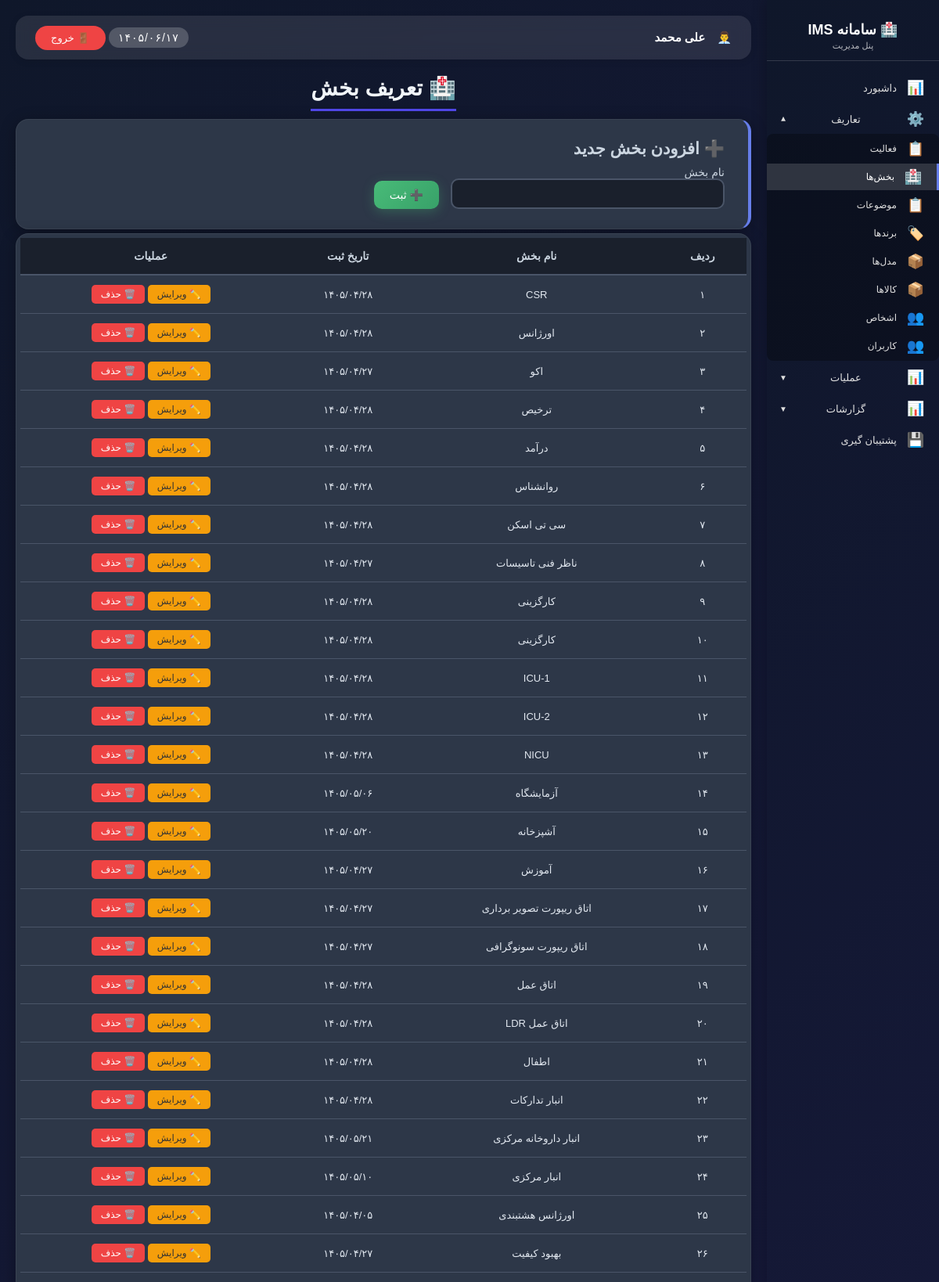
Screenshot of /admin_departments.php (signed in, upper part) with the database file from the repository.
### tables this page shows
CREATE TABLE `departments` (
  `id` int(11) NOT NULL AUTO_INCREMENT,
  `name` varchar(100) NOT NULL,
  `status` enum('active','inactive') DEFAULT 'active',
  `created_at` varchar(50) DEFAULT NULL,
  PRIMARY KEY (`id`)
);

### assets/jdf.php (called while the page is built, shortened)
<?php
function gregorian_to_jalali($g_y, $g_m, $g_d)
{
    $g_days_in_month = array(31, 28, 31, 30, 31, 30, 31, 31, 30, 31, 30, 31);
    $j_days_in_month = array(31, 31, 31, 31, 31, 31, 30, 30, 30, 30, 30, 29);
    $gy = $g_y - 1600;
    $gm = $g_m - 1;
    $gd = $g_d - 1;
    $g_day_no = 365 * $gy + floor(($gy + 3) / 4) - floor(($gy + 99) / 100) + floor(($gy + 399) / 400);
    for ($i = 0; $i < $gm; ++$i)
        $g_day_no += $g_days_in_month[$i];
    $g_day_no += $gd;
    $j_day_no = $g_day_no - 79;
    $j_np = floor($j_day_no / 12053);
    $j_day_no %= 12053;
    $jy = 979 + 33 * $j_np + 4 * floor($j_day_no / 1461);
    $j_day_no %= 1461;
    if ($j_day_no >= 366) {
        $jy += floor(($j_day_no - 1) / 365);
        $j_day_no = ($j_day_no - 1) % 365;
    }
    for ($i = 0; $i < 11 && $j_day_no >= $j_days_in_month[$i]; ++$i)
        $j_day_no -= $j_days_in_month[$i];
    $jm = $i + 1;
    $jd = $j_day_no + 1;
    return array($jy, $jm, $jd);
}
function jdate($format, $timestamp = null)
{
    if ($timestamp === null) {
        $timestamp = time();
    }
    $gregorian_year = date("Y", $timestamp);
    $gregorian_month = date("m", $timestamp);
    $gregorian_day = date("d", $timestamp);
    list($jalali_year, $jalali_month, $jalali_day) = gregorian_to_jalali($gregorian_year, $gregorian_month, $gregorian_day);
    $output = '';
    $length = strlen($format);
    for ($i = 0; $i < $length; $i++) {
        $char = $format[$i];
        switch ($char) {
            case 'Y': $output .= $jalali_year; break;
            case 'm': $output .= sprintf("%02d", $jalali_month); break;
            case 'd': $output .= sprintf("%02d", $jalali_day); break;
            default: $output .= $char;
        }
    }
    return $output;
}
function now()
{
    return jdate('Y/m/d');
}
function fa_number($number) {
    $persian = ['۰', '۱', '۲', '۳', '۴', '۵', '۶', '۷', '۸', '۹'];
    $english = ['0', '1', '2', '3', '4', '5', '6', '7', '8', '9'];
    return str_replace($english, $persian, $number);
}
?>

### functions.php (called while the page is built, shortened)
<?php
function hasPermission($permission_key) {
    if (isset($_SESSION['user_id']) && $_SESSION['user_id'] == 1) {
        return true;
    }
    return true;
}
function canEditDepartments() { return hasPermission('departments_edit'); }
function canDeleteDepartments() { return hasPermission('departments_delete'); }
?>

### admin_departments.php (the view, shortened to what this page needs)
<?php
$db = getDB();
$departments = $db->query("SELECT * FROM departments ORDER BY name ASC")->fetchAll();
?>
<!DOCTYPE html>
<html lang="fa" dir="rtl">
<head>
</head>
<body>
<div class="admin-wrapper">
    <?php include 'sidebar.php'; ?>
    <div class="main-content">
        <div class="main-header">
            <div class="user-info">
                <span>👨‍💼</span>
                <span class="user-name"><?php echo htmlspecialchars($_SESSION['fullname']); ?></span>
            </div>
            <div>
                <span class="clock-display" id="liveClock"><?php echo fa_number(now()); ?></span>
                <a href="logout.php" class="logout-btn-sidebar">🚪 خروج</a>
            </div>
        </div>
        <div class="main-title"><h1>🏥 تعریف بخش</h1></div>
        <?php if(canEditDepartments()): ?>
            <div class="add-card"><h2>➕ افزودن بخش جدید</h2>
                <form method="post" class="form-row">
                    <div class="department-group">
                        <label>نام بخش</label>
                        <input type="text" name="name" required>
                        </div>
                        <button type="submit" name="add_department" class="btn-add">➕ ثبت</button>
                </form>
            </div>
        <?php endif; ?>
        <div class="departments-table data-table">
            <table>
                <thead>
                <tr>
                    <th>ردیف</th>
                    <th>نام بخش</th>
                    <th>تاریخ ثبت</th>
                    <th>عملیات</th>
                </tr>
                </thead>
                <tbody>
                <?php if (empty($departments)): ?>
                    <tr>
                        <td colspan="4" style="text-align: center; padding: 40px;">
                            🏥 هیچ بخشی ثبت نشده است
                            </td>
                    </tr>
                <?php else: ?>
                    <?php $i = 1; foreach ($departments as $department): ?>
                        <tr id="department_<?php echo $department['id']; ?>">
                            <td><?php echo fa_number($i); ?></td>
                            <td class="dept-name"><?php echo htmlspecialchars($department['name']); ?></td>
                            <td class="date-ltr"><?php echo fa_number(htmlspecialchars($department['created_at'])); ?></td>
                            <td class="action-buttons">
                                <?php if (canEditDepartments()): ?>
                                    <button class="edit-btn" onclick='openEditModal(<?php echo $department['id']; ?>)'>✏️ ویرایش</button>
                                <?php endif; ?>
                                <?php if (canDeleteDepartments()): ?>
                                    <button class="delete-btn" onclick="confirmDelete(<?php echo $department['id']; ?>, '<?php echo htmlspecialchars($department['name']); ?>')">🗑️ حذف</button>
                                <?php endif; ?>
                            </td>
                        </tr>
                        <?php $i++; ?>
                    <?php endforeach; ?>
                <?php endif; ?>
                </tbody>
            </table>
        </div>
    </div>
</div>
</body>
</html>

### assets/styles/main.css (style rules this page uses)
* { margin: 0; padding: 0; box-sizing: border-box; font-family: 'Vazir', sans-serif; }
body { background: linear-gradient(135deg, #0f172a 0%, #1e1b4b 100%); min-height: 100vh; margin: 0; font-family: 'Vazir', 'Tahoma', 'Segoe UI', sans-serif; font-size: 15px; color: #e2e8f0; text-align: right; }
.logout-btn-sidebar { background: #ef4444; color: white; padding: 8px 20px; border-radius: 25px; text-decoration: none; font-size: 13px; transition: 0.3s; }
.add-card .btn-add,.btn-pdf { background: linear-gradient(135deg, #48bb78 0%, #38a169 100%); color: white; border: none; border-radius: 10px; font-size: 14px; cursor: pointer; transition: 0.3s; box-shadow: 0 4px 15px rgba(72, 187, 120, 0.3); font-family: 'Vazir', 'Tahoma', sans-serif; margin-top: 10px; padding: 10px 20px; }
.edit-btn { background: #f59e0b ; color: #333 ; text-decoration: none; transition: 0.3s; border: none; border-radius: 5px; padding: 5px 12px ; font-size: 12px ; }
.delete-btn { background: #ef4444 ; color: white ; text-decoration: none; transition: 0.3s; border: none; border-radius: 5px; padding: 5px 12px ; font-size: 12px ; }
.main-title { text-align: center; margin-bottom: 10px; }
.main-title h1 { font-size: 28px; color: #f1f5f9; font-weight: bold; display: inline-block; padding-bottom: 10px; border-bottom: 3px solid #4f46e5; }
.add-card, .filter-card { background: #2d3748; border-radius: 16px; padding: 25px 30px; margin-bottom: 10px; box-shadow: 0 4px 20px rgba(0, 0, 0, 0.3); border: 1px solid rgba(255, 255, 255, 0.06); transition: all 0.3s ease; }
.add-card,.filter-card h2 { color: #f7fafc; font-size: 20px; margin: 0 0 20px 0; border-right: 4px solid #667eea; }
.add-card,.filter-card label { display: block; font-weight: 500; font-size: 14px; color: #cbd5e0; margin-bottom: 5px; }
:is(.add-card, .filter-card) :is(input, select, textarea) { width: 100%; padding: 10px 14px; border: 2px solid #4a5568; border-radius: 10px; font-family: 'Vazir', 'Tahoma', sans-serif; transition: 0.3s; background: #1a202c; color: #e2e8f0; box-sizing: border-box; }
.add-card .form-row, .filter-card .form-row { display: flex; gap: 15px; flex-wrap: wrap; margin-top: 10px; align-items: flex-end; }
.data-table { background: #2d3748; border-radius: 16px; overflow-x: auto; box-shadow: 0 4px 20px rgba(0,0,0,0.3); border: 1px solid rgba(255,255,255,0.06); padding: 5px; }
.data-table table { width: 100%; border-collapse:collapse; }
.data-table th { background: #1a202c; color: #cbd5e0; padding: 15px; text-align: center; font-size: 14px; border-bottom: 2px solid #4a5568; }
.data-table td { padding: 12px 15px; text-align: center; border-bottom: 1px solid #4a5568; font-size: 13px; vertical-align: middle; color: #e2e8f0; }
.main-header { background: rgba(255, 255, 255, 0.1); backdrop-filter: blur(10px); border-radius: 16px; padding: 15px 25px; margin-bottom: 20px; display: flex; justify-content: space-between; align-items: center; box-shadow: 0 2px 10px rgba(0,0,0,0.1); }
.user-info { display: flex; align-items: center; gap: 15px; color: white; }
.user-name { font-weight: bold; color: white; }
.clock-display, #liveClock { font-family: 'Vazir', 'Tahoma', sans-serif; direction: ltr; font-size: 14px; letter-spacing: 1px; background: rgba(255,255,255,0.2); padding: 5px 12px; border-radius: 20px; display: inline-block; color: white; }
.clock-display { margin-left: 0; }

### assets/styles/sidebar.css (style rules this page uses)
.admin-wrapper { display: flex; min-height: 100vh; }
.main-content { flex: 1; margin-right: 220px; padding: 20px; background: transparent; }
.user-info { display: flex; align-items: center; gap: 15px; color: white; }
.user-name { font-weight: bold; color: white; }

### assets/styles/admin-departments.css (style rules this page uses)
.department-group { flex: 1; min-width: 200px; max-width: 350px; }

### rows the page displays
departments: i "۱", name "CSR", created_at "۱۴۰۵/۰۴/۲۸"
departments: i "۲", name "اورژانس", created_at "۱۴۰۵/۰۴/۲۸"
departments: i "۳", name "اکو", created_at "۱۴۰۵/۰۴/۲۷"
departments: i "۴", name "ترخیص", created_at "۱۴۰۵/۰۴/۲۸"
departments: i "۵", name "درآمد", created_at "۱۴۰۵/۰۴/۲۸"
departments: i "۶", name "روانشناس", created_at "۱۴۰۵/۰۴/۲۸"
departments: i "۷", name "سی تی اسکن", created_at "۱۴۰۵/۰۴/۲۸"
departments: i "۸", name "ناظر فنی تاسیسات", created_at "۱۴۰۵/۰۴/۲۷"
departments: i "۹", name "کارگزینی", created_at "۱۴۰۵/۰۴/۲۸"
departments: i "۱۰", name "کارگزینی", created_at "۱۴۰۵/۰۴/۲۸"
departments: i "۱۱", name "ICU-1", created_at "۱۴۰۵/۰۴/۲۸"
departments: i "۱۲", name "ICU-2", created_at "۱۴۰۵/۰۴/۲۸"
departments: i "۱۳", name "NICU", created_at "۱۴۰۵/۰۴/۲۸"
departments: i "۱۴", name "آزمایشگاه", created_at "۱۴۰۵/۰۵/۰۶"
departments: i "۱۵", name "آشپزخانه", created_at "۱۴۰۵/۰۵/۲۰"
departments: i "۱۶", name "آموزش", created_at "۱۴۰۵/۰۴/۲۷"
departments: i "۱۷", name "اتاق ریپورت تصویر برداری", created_at "۱۴۰۵/۰۴/۲۷"
departments: i "۱۸", name "اتاق ریپورت سونوگرافی", created_at "۱۴۰۵/۰۴/۲۷"
departments: i "۱۹", name "اتاق عمل", created_at "۱۴۰۵/۰۴/۲۸"
departments: i "۲۰", name "اتاق عمل LDR", created_at "۱۴۰۵/۰۴/۲۸"
departments: i "۲۱", name "اطفال", created_at "۱۴۰۵/۰۴/۲۸"
departments: i "۲۲", name "انبار تدارکات", created_at "۱۴۰۵/۰۴/۲۸"
departments: i "۲۳", name "انبار داروخانه مرکزی", created_at "۱۴۰۵/۰۵/۲۱"
departments: i "۲۴", name "انبار مرکزی", created_at "۱۴۰۵/۰۵/۱۰"
departments: i "۲۵", name "اورژانس هشتبندی", created_at "۱۴۰۵/۰۴/۰۵"
departments: i "۲۶", name "بهبود کیفیت", created_at "۱۴۰۵/۰۴/۲۷"

### other values shown
$_SESSION['fullname'] "علی محمد"
